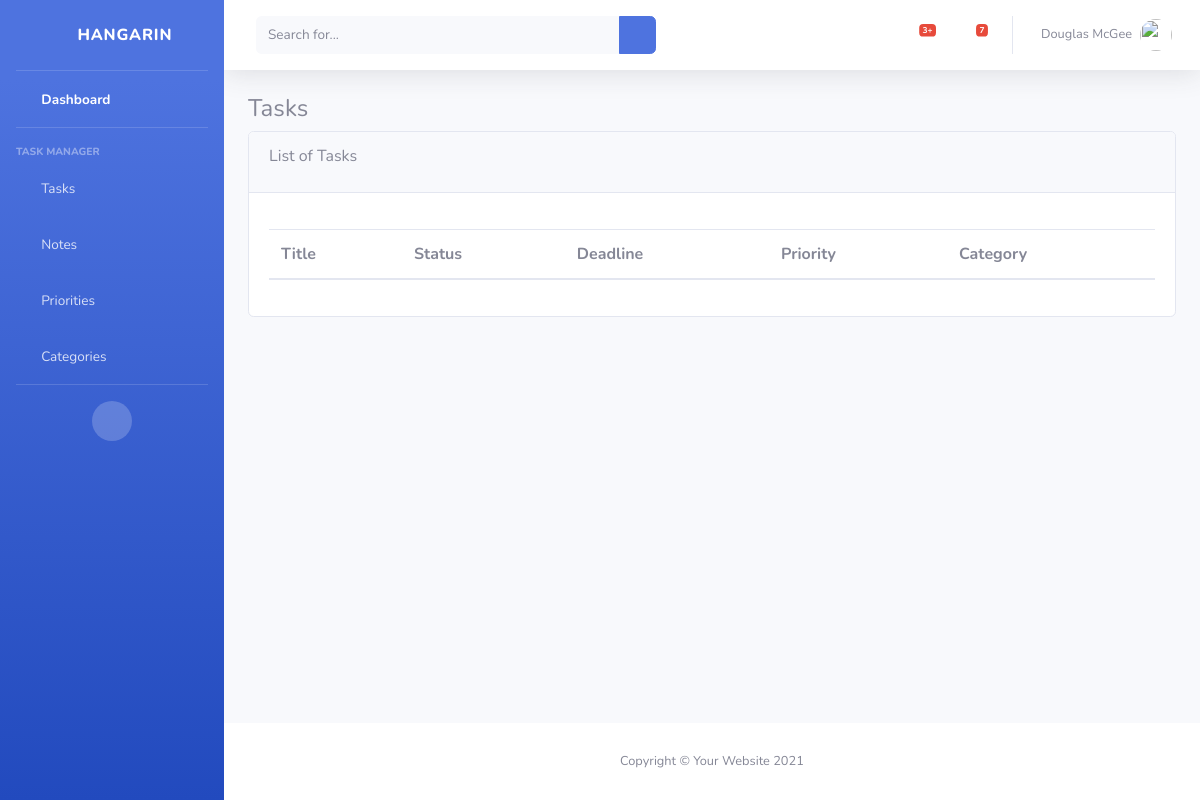
/task_list, run on an earlier commit of the app's database.
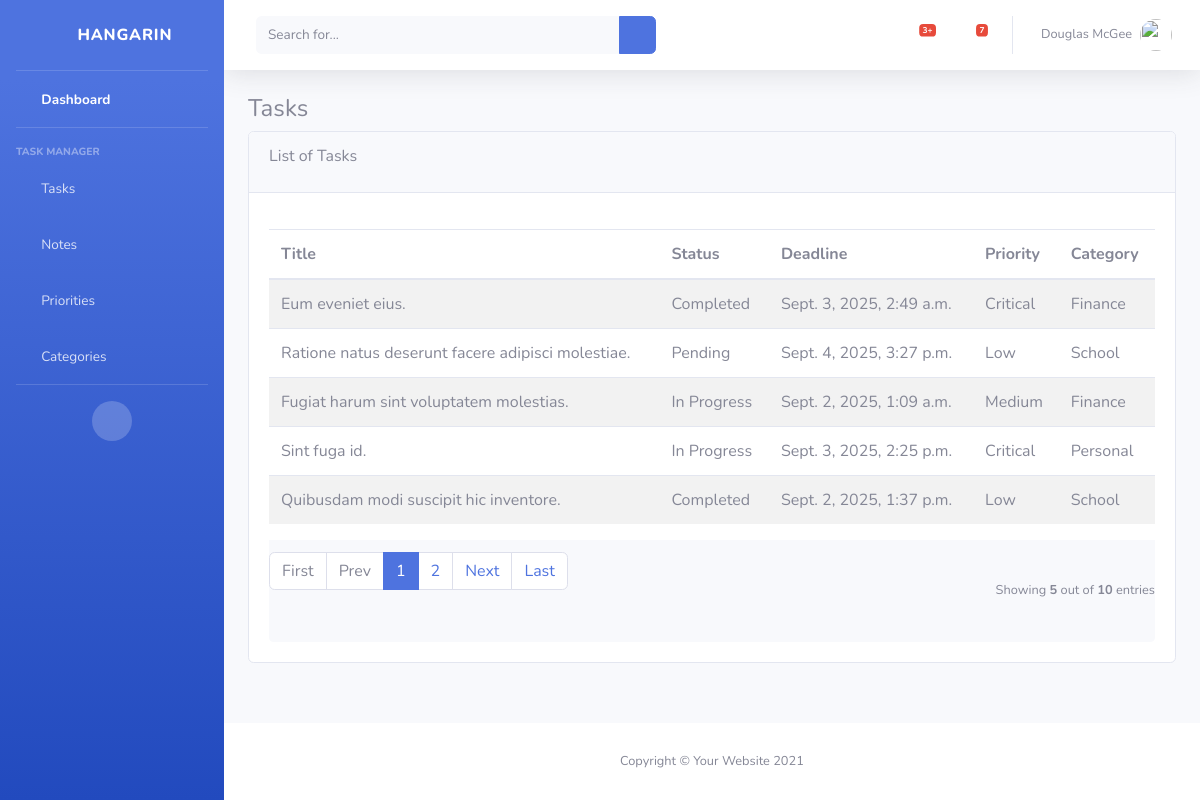
And on a later commit of the database.
### taskmanager/models.py (models this page shows, shortened)
class BaseModel(models.Model):
    created_at = models.DateTimeField(auto_now_add=True, db_index=True)
    updated_at = models.DateTimeField(auto_now=True)
    class Meta:
        abstract = True

class Task(BaseModel):
    title = models.CharField(max_length=150)
    description = models.CharField(max_length=500)
    deadline = models.DateTimeField()
    status = models.CharField(max_length=50,
        choices=[
            ("Pending", "Pending"),
            ("In Progress ", "In Progress"),
            ("Completed", "Completed"),
        ], default="pending"
    )
    category = models.ForeignKey(Category, null=True, blank=True, on_delete=models.CASCADE)
    priority = models.ForeignKey(Priority, null=True, blank=True, on_delete=models.CASCADE)

class Priority(BaseModel):
    name = models.CharField(max_length=150)
    class Meta:
        verbose_name = "Priority"
        verbose_name_plural = "Priorities"
    def __str__(self):
        return self.name

class Category(BaseModel):
    name = models.CharField(max_length=150)
    class Meta:
        verbose_name = "Category"
        verbose_name_plural = "Categories"
    def __str__(self):
        return self.name

### taskmanager/views.py (the view)
# urls.py: path('task_list', TaskList.as_view(), name='task-list'),
class TaskList(ListView):
    model = Task
    context_object_name = 'task'
    template_name = 'task_list.html'
    paginate_by = 5

### templates/task_list.html
{% extends 'base.html' %} {% load static %} {% block content %}
<div class="content">
    <div class="container-fluid">
        <h4 class="page-title">Tasks</h4>
        <div class="row">
            <div class="col-md-12">
                <div class="card">
                    <div class="card-header">
                        <div class="card-title">List of Tasks</div>
                    </div>
                    <div class="card-body">
                        <table class="table table-striped mt-3">
                            <thead>
                                <tr>
                                    <th scope="col">Title</th>
                                    <th scope="col">Status</th>
                                    <th scope="col">Deadline</th>
                                    <th scope="col">Priority</th>
                                    <th scope="col">Category</th>
                                </tr>
                            </thead>
                            <tbody>
                                {% for object in object_list %}
                                <tr>
                                    <td>{{ object.title }}</td>
                                    <td>{{ object.status }}</td>
                                    <td>{{ object.deadline }}</td>
                                    <td>{{ object.priority }}</td>
                                    <td>{{ object.category }}</td>
                                </tr>
                                {% endfor %}
                            </tbody>
                        </table>
                        {% include 'includes/pagination.html' %}
                    </div>
                </div>
            </div>
        </div>
    </div>
</div>
{% endblock %}

### templates/base.html (shortened to what this page needs)
{% load static %}
<!DOCTYPE html>
<html lang="en">
<head>
    <link rel="stylesheet" href="{% static 'css/sb-admin-2.min.css' %}">
    <link href="{% static 'vendor/fontawesome-free/css/all.min.css' %}" rel="stylesheet" type="text/css">
</head>
<body id="page-top">
    <div id="wrapper">
        <ul class="navbar-nav bg-gradient-primary sidebar sidebar-dark accordion" id="accordionSidebar">
            <a class="sidebar-brand d-flex align-items-center justify-content-center" href="{% url 'home' %}">
                <div class="sidebar-brand-icon rotate-n-15">
                    <i class="fas fa-clipboard-list"></i>
                </div>
                <div class="sidebar-brand-text mx-3">Hangarin</div>
            </a>
            <hr class="sidebar-divider my-0">
            <li class="nav-item active">
                <a class="nav-link" href="{% url 'home' %}">
                    <i class="fas fa-fw fa-tachometer-alt"></i>
                    <span>Dashboard</span></a>
            </li>
            <hr class="sidebar-divider">
            <div class="sidebar-heading">
                Task Manager
            </div>
            <li class="nav-item">
                <a class="nav-link collapsed" href="#" data-toggle="collapse" data-target="#collapseUtilities"
                    aria-expanded="true" aria-controls="collapseUtilities">
                    <i class="fas fa-fw fa-table"></i>
                    <span>Tasks</span>
                </a>
            </li>
            <li class="nav-item">
                <a class="nav-link" href="index.html">
                    <i class="fas fa-fw fa-tachometer-alt"></i>
                    <span>Notes</span></a>
            </li>
            <li class="nav-item">
                <a class="nav-link" href="index.html">
                    <i class="fas fa-fw fa-tachometer-alt"></i>
                    <span>Priorities</span></a>
            </li>
            <li class="nav-item">
                <a class="nav-link" href="index.html">
                    <i class="fas fa-fw fa-tachometer-alt"></i>
                    <span>Categories</span></a>
            </li>
            <hr class="sidebar-divider d-none d-md-block">
            <div class="text-center d-none d-md-inline">
                <button class="rounded-circle border-0" id="sidebarToggle"></button>
            </div>
        </ul>
        <div id="content-wrapper" class="d-flex flex-column">
            <div id="content">
                <nav class="navbar navbar-expand navbar-light bg-white topbar mb-4 static-top shadow">
                    <form
                        class="d-none d-sm-inline-block form-inline mr-auto ml-md-3 my-2 my-md-0 mw-100 navbar-search">
                        <div class="input-group">
                            <input type="text" class="form-control bg-light border-0 small" placeholder="Search for..."
                                aria-label="Search" aria-describedby="basic-addon2">
                            <div class="input-group-append">
                                <button class="btn btn-primary" type="button">
                                    <i class="fas fa-search fa-sm"></i>
                                </button>
                            </div>
                        </div>
                    </form>
                    <ul class="navbar-nav ml-auto">
                        <li class="nav-item dropdown no-arrow mx-1">
                            <a class="nav-link dropdown-toggle" href="#" id="alertsDropdown" role="button"
                                data-toggle="dropdown" aria-haspopup="true" aria-expanded="false">
                                <i class="fas fa-bell fa-fw"></i>
                                <span class="badge badge-danger badge-counter">3+</span>
                            </a>
                        </li>
                        <li class="nav-item dropdown no-arrow mx-1">
                            <a class="nav-link dropdown-toggle" href="#" id="messagesDropdown" role="button"
                                data-toggle="dropdown" aria-haspopup="true" aria-expanded="false">
                                <i class="fas fa-envelope fa-fw"></i>
                                <span class="badge badge-danger badge-counter">7</span>
                            </a>
                        </li>
                        <li class="nav-item dropdown no-arrow">
                            <a class="nav-link dropdown-toggle" href="#" id="userDropdown" role="button"
                                data-toggle="dropdown" aria-haspopup="true" aria-expanded="false">
                                <span class="mr-2 d-none d-lg-inline text-gray-600 small">Douglas McGee</span>
                                <img class="img-profile rounded-circle"
                                    src="{% static 'img/undraw_profile.svg'%}">
                            </a>
                        </li>
                    </ul>
                </nav>
                {% block content %}
                {% endblock %}
            </div>
            <footer class="sticky-footer bg-white">
                <div class="container my-auto">
                    <div class="copyright text-center my-auto">
                        <span>Copyright &copy; Your Website 2021</span>
                    </div>
                </div>
            </footer>
        </div>
    </div>
</body>
</html>

### templates/includes/pagination.html (shortened to what this page needs)
{% if is_paginated %}
<div class="card-footer px-0 border-0 d-flex flex-column flex-lg-row align-items-center justify-content-between mt-3">
    <nav aria-label="Topics pagination" class="mb-4">
        <ul class="pagination">
            {% if page_obj.number > 1 %}
            <li class="page-item">
                <a class="page-link" href="?page=1">First</a>
            </li>
            {% else %}
            <li class="page-item disabled">
                <span class="page-link">First</span>
            </li>
            {% endif %} {% if page_obj.has_previous %}
            <li class="page-item">
                <a class="page-link" href="?page={{ page_obj.previous_page_number }}">Prev</a>
            </li>
            {% else %}
            <li class="page-item disabled">
                <span class="page-link">Prev</span>
            </li>
            {% endif %} {% for page_num in paginator.page_range %} {% if page_obj.number == page_num%}
            <li class="page-item active">
                <span class="page-link">
                    {{ page_num }}
                </span>
            </li>
            {% elif page_num > page_obj.number|add:'-3' and page_num < page_obj.number|add:'3' %} <li class="page-item">
                <a class="page-link" href="?page={{ page_num }}">{{ page_num }}</a>
                </li>
                {% endif %} {% endfor %} {% if page_obj.has_next %}
                <li class="page-item">
                    <a class="page-link" href="?page={{ page_obj.next_page_number }}">Next</a>
                </li>
                {% else %}
                <li class="page-item disabled">
                    <span class="page-link">Next</span>
                </li>
                {% endif %} {% if page_obj.number != paginator.num_pages %}
                <li class="page-item">
                    <a class="page-link" href="?page={{ paginator.num_pages }}">Last</a>
                </li>
                {% else %}
                <li class="page-item disabled">
                    <span class="page-link">Last</span>
                </li>
                {% endif %}
        </ul>
    </nav>
    <div class="fw-normal small mt-4 mt-lg-0">Showing <b>{{object_list.count}}</b> out of
        <b>{{paginator.count}}</b> entries
    </div>
</div>
{% endif %}

What changed in the data, as far as the page shows it:
added Task: title "Eum eveniet eius.", status "Completed", deadline "Sept. 3, 2025, 2:49 a.m.", priority "Critical", category "Finance"
added Task: title "Ratione natus deserunt facere adipisci molestiae.", status "Pending", deadline "Sept. 4, 2025, 3:27 p.m.", priority "Low", category "School"
added Task: title "Fugiat harum sint voluptatem molestias.", status "In Progress", deadline "Sept. 2, 2025, 1:09 a.m.", priority "Medium", category "Finance"
added Task: title "Sint fuga id.", status "In Progress", deadline "Sept. 3, 2025, 2:25 p.m.", priority "Critical", category "Personal"
added Task: title "Quibusdam modi suscipit hic inventore.", status "Completed", deadline "Sept. 2, 2025, 1:37 p.m.", priority "Low", category "School"
Also different on the page:
{{ object_list.count }}: (not shown) → "5"
{{ paginator.count }}: (not shown) → "10"
text now shown: "First Prev Next Last Showing out of entries"
new list line: "1"
new list line: "2"
